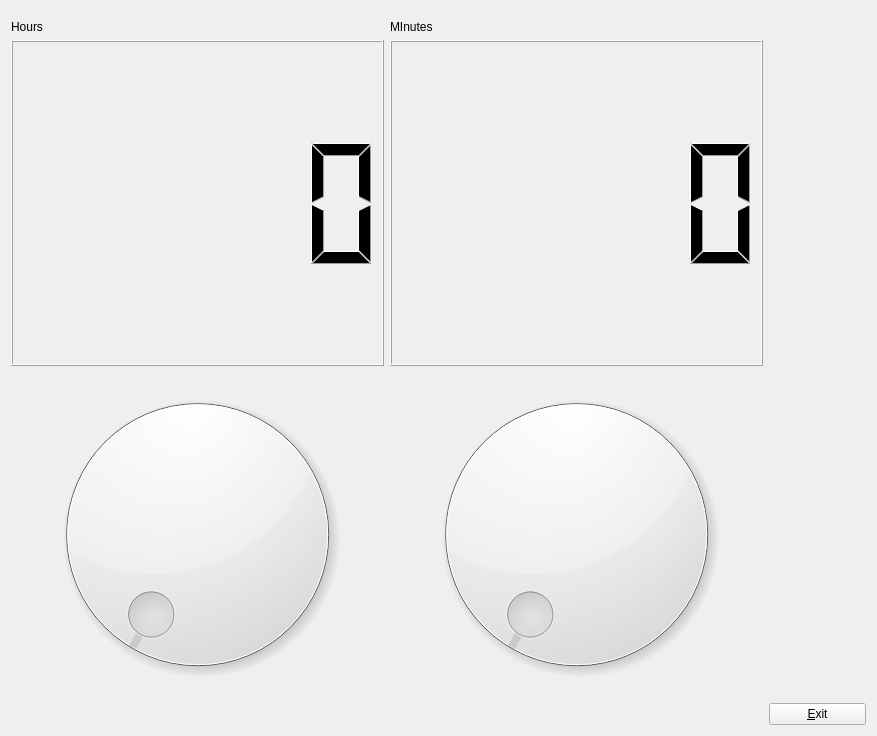
<?xml version="1.0" encoding="UTF-8"?>
<ui version="4.0">
 <class>MyForm</class>
 <widget class="QWidget" name="MyForm">
  <property name="geometry">
   <rect>
    <x>0</x>
    <y>0</y>
    <width>877</width>
    <height>736</height>
   </rect>
  </property>
  <property name="windowTitle">
   <string>Form</string>
  </property>
  <layout class="QGridLayout" name="gridLayout">
   <item row="0" column="0" rowspan="2" colspan="2">
    <layout class="QHBoxLayout" name="horizontalLayout_2">
     <item>
      <layout class="QVBoxLayout" name="verticalLayout_5">
       <item>
        <layout class="QHBoxLayout" name="horizontalLayout">
         <item>
          <layout class="QVBoxLayout" name="verticalLayout_3">
           <item>
            <widget class="QLabel" name="label">
             <property name="maximumSize">
              <size>
               <width>16777215</width>
               <height>23</height>
              </size>
             </property>
             <property name="text">
              <string>Hours</string>
             </property>
             <property name="alignment">
              <set>Qt::AlignBottom|Qt::AlignLeading|Qt::AlignLeft</set>
             </property>
            </widget>
           </item>
           <item>
            <layout class="QVBoxLayout" name="verticalLayout_2">
             <item>
              <widget class="QLCDNumber" name="lcdNumber">
               <property name="minimumSize">
                <size>
                 <width>130</width>
                 <height>125</height>
                </size>
               </property>
              </widget>
             </item>
             <item>
              <widget class="QDial" name="dial">
               <property name="minimumSize">
                <size>
                 <width>0</width>
                 <height>100</height>
                </size>
               </property>
               <property name="maximum">
                <number>23</number>
               </property>
              </widget>
             </item>
            </layout>
           </item>
          </layout>
         </item>
         <item>
          <layout class="QVBoxLayout" name="verticalLayout_4">
           <item>
            <widget class="QLabel" name="label_2">
             <property name="maximumSize">
              <size>
               <width>16777215</width>
               <height>23</height>
              </size>
             </property>
             <property name="text">
              <string>MInutes</string>
             </property>
             <property name="alignment">
              <set>Qt::AlignBottom|Qt::AlignLeading|Qt::AlignLeft</set>
             </property>
            </widget>
           </item>
           <item>
            <layout class="QVBoxLayout" name="verticalLayout">
             <item>
              <widget class="QLCDNumber" name="lcdNumber_2">
               <property name="minimumSize">
                <size>
                 <width>130</width>
                 <height>125</height>
                </size>
               </property>
              </widget>
             </item>
             <item>
              <widget class="QDial" name="dial_2">
               <property name="minimumSize">
                <size>
                 <width>0</width>
                 <height>100</height>
                </size>
               </property>
               <property name="maximum">
                <number>59</number>
               </property>
              </widget>
             </item>
            </layout>
           </item>
          </layout>
         </item>
        </layout>
       </item>
      </layout>
     </item>
    </layout>
   </item>
   <item row="1" column="2">
    <spacer name="verticalSpacer_2">
     <property name="orientation">
      <enum>Qt::Vertical</enum>
     </property>
     <property name="sizeHint" stdset="0">
      <size>
       <width>17</width>
       <height>658</height>
      </size>
     </property>
    </spacer>
   </item>
   <item row="2" column="0">
    <spacer name="verticalSpacer">
     <property name="orientation">
      <enum>Qt::Vertical</enum>
     </property>
     <property name="sizeType">
      <enum>QSizePolicy::Maximum</enum>
     </property>
     <property name="sizeHint" stdset="0">
      <size>
       <width>17</width>
       <height>17</height>
      </size>
     </property>
    </spacer>
   </item>
   <item row="2" column="2">
    <widget class="QPushButton" name="pushButton">
     <property name="text">
      <string>&amp;Exit</string>
     </property>
    </widget>
   </item>
   <item row="2" column="1">
    <spacer name="horizontalSpacer">
     <property name="orientation">
      <enum>Qt::Horizontal</enum>
     </property>
     <property name="sizeHint" stdset="0">
      <size>
       <width>724</width>
       <height>17</height>
      </size>
     </property>
    </spacer>
   </item>
   <item row="0" column="2">
    <spacer name="horizontalSpacer_2">
     <property name="orientation">
      <enum>Qt::Horizontal</enum>
     </property>
     <property name="sizeType">
      <enum>QSizePolicy::Maximum</enum>
     </property>
     <property name="sizeHint" stdset="0">
      <size>
       <width>97</width>
       <height>17</height>
      </size>
     </property>
    </spacer>
   </item>
  </layout>
 </widget>
 <resources/>
 <connections>
  <connection>
   <sender>dial_2</sender>
   <signal>valueChanged(int)</signal>
   <receiver>lcdNumber_2</receiver>
   <slot>display(int)</slot>
   <hints>
    <hint type="sourcelabel">
     <x>360</x>
     <y>388</y>
    </hint>
    <hint type="destinationlabel">
     <x>332</x>
     <y>175</y>
    </hint>
   </hints>
  </connection>
  <connection>
   <sender>dial</sender>
   <signal>valueChanged(int)</signal>
   <receiver>lcdNumber</receiver>
   <slot>display(int)</slot>
   <hints>
    <hint type="sourcelabel">
     <x>169</x>
     <y>435</y>
    </hint>
    <hint type="destinationlabel">
     <x>168</x>
     <y>175</y>
    </hint>
   </hints>
  </connection>
  <connection>
   <sender>pushButton</sender>
   <signal>clicked()</signal>
   <receiver>MyForm</receiver>
   <slot>close()</slot>
   <hints>
    <hint type="sourcelabel">
     <x>772</x>
     <y>689</y>
    </hint>
    <hint type="destinationlabel">
     <x>451</x>
     <y>234</y>
    </hint>
   </hints>
  </connection>
 </connections>
</ui>
